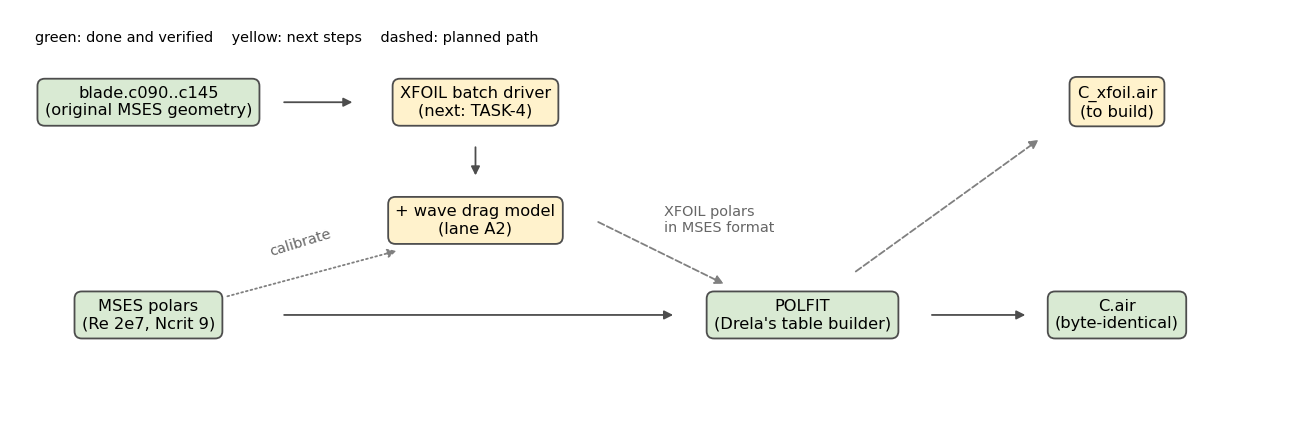

Here is the Python script that generated this plot:
import matplotlib; matplotlib.use("Agg"); import matplotlib.pyplot as plt
fig,ax=plt.subplots(figsize=(10,3.3)); ax.axis("off"); ax.set_xlim(0,10); ax.set_ylim(0,3.3)
def box(x,y,s,c): ax.text(x,y,s,ha="center",va="center",fontsize=9,bbox=dict(boxstyle="round,pad=0.45",fc=c,ec="0.3"))
def ar(a,b,c="0.3",ls="-"): ax.annotate("",xy=b,xytext=a,arrowprops=dict(arrowstyle="-|>",color=c,ls=ls))
done="#d9ead3"; todo="#fff2cc"
box(1.0,2.6,"blade.c090..c145\n(original MSES geometry)",done)
box(1.0,0.8,"MSES polars\n(Re 2e7, Ncrit 9)",done)
box(3.6,2.6,"XFOIL batch driver\n(next: TASK-4)",todo)
box(3.6,1.6,"+ wave drag model\n(lane A2)",todo)
box(6.2,0.8,"POLFIT\n(Drela's table builder)",done)
box(8.7,0.8,"C.air\n(byte-identical)",done)
box(8.7,2.6,"C_xfoil.air\n(to build)",todo)
ar((2.05,2.6),(2.65,2.6)); ar((3.6,2.25),(3.6,1.95)); ar((2.05,0.8),(5.2,0.8)); ar((7.2,0.8),(8.0,0.8))
ar((4.55,1.6),(5.6,1.05),c="0.5",ls="--"); ar((6.6,1.15),(8.1,2.3),c="0.5",ls="--")
ax.annotate("",xy=(3.0,1.35),xytext=(1.6,0.95),arrowprops=dict(arrowstyle="-|>",color="0.5",ls=":"))
ax.text(1.95,1.3,"calibrate",fontsize=8,color="0.4",rotation=17)
ax.text(5.1,1.5,"XFOIL polars\nin MSES format",fontsize=8,color="0.4")
ax.text(0.1,3.2,"green: done and verified    yellow: next steps    dashed: planned path",fontsize=8,va="top")
fig.tight_layout(); fig.savefig(".walkthrough/figs/pipeline.png",dpi=130)
